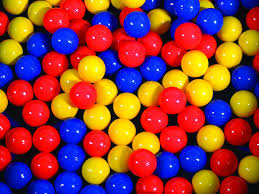
#> input picture Opencv/color balls.jpeg, 259 x 194 px
$ python Morphology.py
#> lines starting #> are read from the running program, lines starting #| are printed output that depends on the picture; after the words box and inside, x2 and y2 are one past the last pixel; in counts of white or black regions, pixels touching at a corner belong together
#!usr/bin/python3
import cv2
import numpy as np
from matplotlib import pyplot as plt

img = cv2.imread("color balls.jpeg",0)
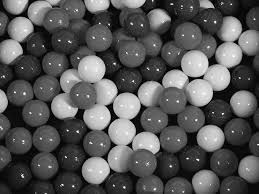
#> img: shape (194, 259); min 0, max 255, mean 86.8
_,mask = cv2.threshold(img,50,255,cv2.THRESH_BINARY)
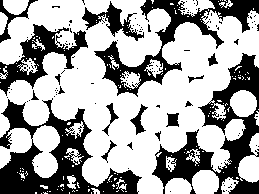
#> mask: shape (194, 259); 65.2% white; 136 black regions (119 under 20 px), largest, box (x1, y1, x2, y2) and area: (0, 98, 142, 194) 5110, (152, 53, 259, 194) 4772, (94, 0, 259, 97) 3460
kernal = np.ones((2,2),np.uint8)

dilation = cv2.dilate(mask,kernal)
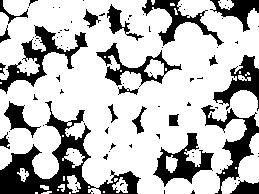
#> dilation: shape (194, 259); 73.7% white; 94 black regions (72 under 20 px), largest, box (x1, y1, x2, y2) and area: (0, 101, 141, 194) 3580, (0, 25, 88, 94) 1432, (201, 105, 259, 194) 1303
erosion = cv2.erode(mask,kernal)
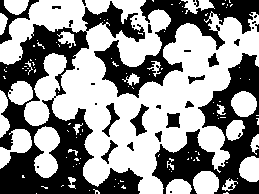
#> erosion: shape (194, 259); 57.1% white; 36 black regions (18 under 20 px), largest, box (x1, y1, x2, y2) and area: (0, 1, 145, 194) 9739, (152, 53, 259, 194) 5675, (94, 0, 259, 98) 4480
opening = cv2.morphologyEx(mask,cv2.MORPH_OPEN,kernal)
#> opening: shape (194, 259); 63.6% white; 79 black regions (62 under 20 px), largest, box (x1, y1, x2, y2) and area: (0, 99, 143, 194) 5260, (153, 54, 259, 194) 4896, (95, 0, 259, 98) 3789
closing = cv2.morphologyEx(mask,cv2.MORPH_CLOSE,kernal)
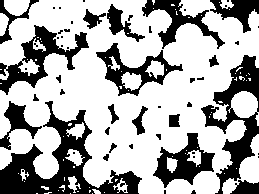
#> closing: shape (194, 259); 67.6% white; 54 black regions (30 under 20 px), largest, box (x1, y1, x2, y2) and area: (0, 101, 142, 194) 4184, (201, 55, 259, 194) 2706, (0, 25, 89, 95) 1839
tophat = cv2.morphologyEx(mask,cv2.MORPH_TOPHAT,kernal)
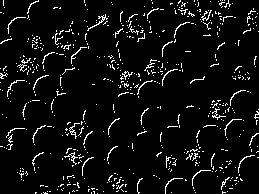
#> tophat: shape (194, 259); 6% white in thin lines or dots
hitmiss = cv2.morphologyEx(mask,cv2.MORPH_HITMISS,kernal)
gradient = cv2.morphologyEx(mask,cv2.MORPH_GRADIENT,kernal)
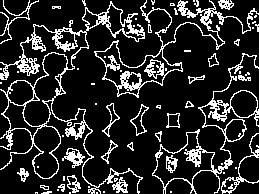
#> gradient: shape (194, 259); 16.6% white in thin lines or dots
ellipse = cv2.morphologyEx(mask,cv2.MORPH_ELLIPSE,kernal)
images = [img,dilation,erosion,opening,closing,tophat,hitmiss,gradient,ellipse]
titles = ["Original","Dilated","Eroded","Open","Close","Tophat","Hitmiss","Gradient","Ellipse","Images"]
for i in range(8):
    plt.subplot(2,4,i+1),plt.imshow(images[i],'gray')
    plt.title(titles[i])
    plt.xticks([]),plt.yticks([])

plt.show()
